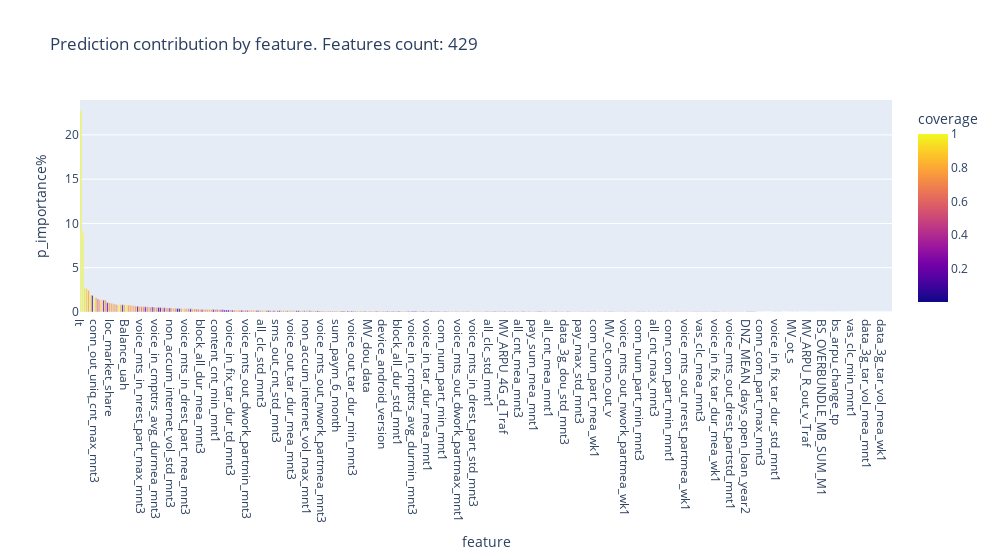
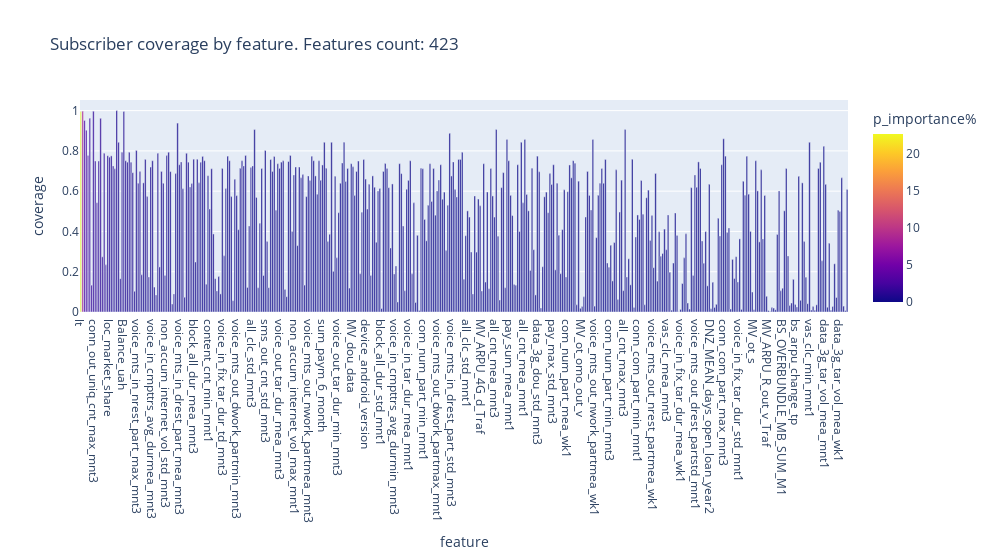

Notebook code cell kept with these figures, in order:
### Code cell
def visualize_p_imp():
    df = p_imp_df[p_imp_df["mean"] > 0].sort_values(by="mean", ascending=False)

    fig = px.bar(
        df,
        x="feature",
        y="p_importance%",
        color="coverage",
        title=f"Prediction contribution by feature. Features count: {len(df)}",
        hover_data=["abon_count", "mean", "std", "importance_tree"],
        width=1000,
    )
    fig.show()

    df_coverage = df[(df["coverage"] >= 0.01) | (df["p_importance%"] >= 0.01)]

    fig = px.bar(
        df,
        x="feature",
        y="coverage",
        color="p_importance%",
        title=f"Subscriber coverage by feature. Features count: {len(df_coverage)}",
        hover_data=["abon_count", "mean", "std", "importance_tree"],
        width=1000,
    )
    fig.show()


visualize_p_imp()

### Figure 1 — Plotly figure (JSON) as saved in the notebook; plotly's stock layout.template omitted (floating-point values rounded to 4 significant figures; data arrays with more than 128 entries replaced by an {"elided": "..."} marker saying what was removed)
{"data": [{"alignmentgroup": "True", "customdata": {"elided": "429x4 float values"}, "hovertemplate": "feature=%{x}<br>p_importance%=%{y}<br>abon_count=%{customdata[0]}<br>mean=%{customdata[1]}<br>std=%{customdata[2]}<br>importance_tree=%{customdata[3]}<br>coverage=%{marker.color}<extra></extra>", "legendgroup": "", "marker": {"color": {"elided": "429 float values"}, "coloraxis": "coloraxis", "pattern": {"shape": ""}}, "name": "", "offsetgroup": "", "orientation": "v", "showlegend": false, "textposition": "auto", "type": "bar", "x": {"elided": "429 str values"}, "xaxis": "x", "y": {"elided": "429 float values"}, "yaxis": "y"}], "layout": {"barmode": "relative", "coloraxis": {"colorbar": {"title": {"text": "coverage"}}, "colorscale": [[0, "#0d0887"], [0.1111, "#46039f"], [0.2222, "#7201a8"], [0.3333, "#9c179e"], [0.4444, "#bd3786"], [0.5556, "#d8576b"], [0.6667, "#ed7953"], [0.7778, "#fb9f3a"], [0.8889, "#fdca26"], [1, "#f0f921"]]}, "legend": {"tracegroupgap": 0}, "title": {"text": "Prediction contribution by feature. Features count: 429"}, "width": 1000, "xaxis": {"anchor": "y", "domain": [0, 1], "title": {"text": "feature"}}, "yaxis": {"anchor": "x", "domain": [0, 1], "title": {"text": "p_importance%"}}}}

### Figure 2 — Plotly figure (JSON) as saved in the notebook; plotly's stock layout.template omitted (floating-point values rounded to 4 significant figures; data arrays with more than 128 entries replaced by an {"elided": "..."} marker saying what was removed)
{"data": [{"alignmentgroup": "True", "customdata": {"elided": "429x4 float values"}, "hovertemplate": "feature=%{x}<br>coverage=%{y}<br>abon_count=%{customdata[0]}<br>mean=%{customdata[1]}<br>std=%{customdata[2]}<br>importance_tree=%{customdata[3]}<br>p_importance%=%{marker.color}<extra></extra>", "legendgroup": "", "marker": {"color": {"elided": "429 float values"}, "coloraxis": "coloraxis", "pattern": {"shape": ""}}, "name": "", "offsetgroup": "", "orientation": "v", "showlegend": false, "textposition": "auto", "type": "bar", "x": {"elided": "429 str values"}, "xaxis": "x", "y": {"elided": "429 float values"}, "yaxis": "y"}], "layout": {"barmode": "relative", "coloraxis": {"colorbar": {"title": {"text": "p_importance%"}}, "colorscale": [[0, "#0d0887"], [0.1111, "#46039f"], [0.2222, "#7201a8"], [0.3333, "#9c179e"], [0.4444, "#bd3786"], [0.5556, "#d8576b"], [0.6667, "#ed7953"], [0.7778, "#fb9f3a"], [0.8889, "#fdca26"], [1, "#f0f921"]]}, "legend": {"tracegroupgap": 0}, "title": {"text": "Subscriber coverage by feature. Features count: 423"}, "width": 1000, "xaxis": {"anchor": "y", "domain": [0, 1], "title": {"text": "feature"}}, "yaxis": {"anchor": "x", "domain": [0, 1], "title": {"text": "coverage"}}}}
